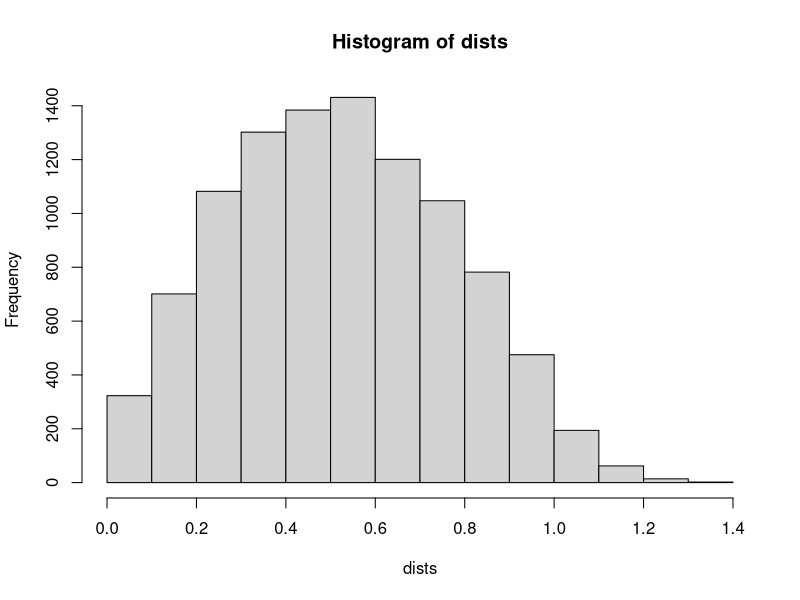

Write R code to recreate this figure.
dists<-c() 
for (i in 1:10000) {   
  P1<-runif(2)   
  P2<-runif(2)   
  dist<-sqrt(sum((P1-P2)^2))   
  dists<-c(dists, dist) 
  } 
mean.dist<-mean(dists) 
sd.dist<-sd(dists) 
cat(mean.dist,sd.dist,"\n") 
hist(dists) 